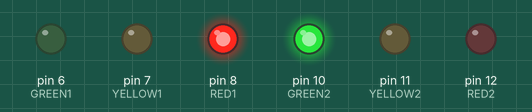
Simulated run of this sketch. Board: Arduino Uno, built with avr-gcc and run on an emulated ATmega328P. Parts: output pins drawn as LEDs (lit = HIGH).

Above: at 2.0 s.
At 4.5 s:
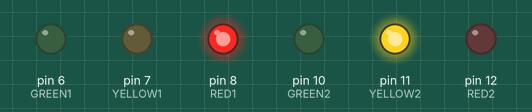
At 7.0 s:
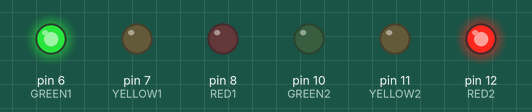
At 9.5 s:
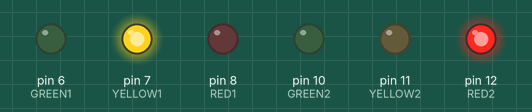
Timing chart, 0 to 13.0 s (numbered marks = the images above):
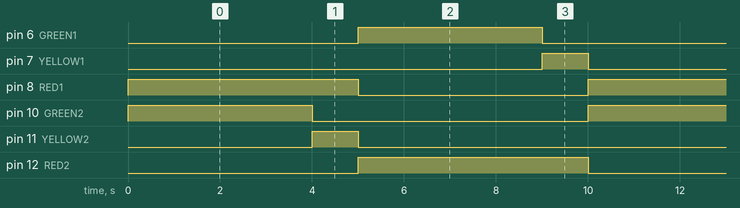

Measured:
- by itself, pin 6 (GREEN1), pin 10 (GREEN2): alternates HIGH for 4.0 s and LOW for 6.0 s
- by itself, pin 7 (YELLOW1), pin 11 (YELLOW2): alternates HIGH for 1.0 s and LOW for 9.0 s
- by itself, pin 8 (RED1), pin 12 (RED2): alternates HIGH for 5.0 s and LOW for 5.0 s

The sketch:

Part2.ino
```cpp
#define RED1 8
#define YELLOW1 7
#define GREEN1 6

#define RED2 12
#define YELLOW2 11
#define GREEN2 10


void setup() {
  // put your setup code here, to run once:
  pinMode(RED1, OUTPUT);
  pinMode(YELLOW1, OUTPUT);
  pinMode(GREEN1, OUTPUT);

  pinMode(RED2, OUTPUT);
  pinMode(YELLOW2, OUTPUT);
  pinMode(GREEN2, OUTPUT);

  // pinMode(BUTTON, INPUT);
  // pinMode(LED_BUILTIN, OUTPUT);
  // attachInterrupt(digitalPinToInterrupt(BUTTON), change, RISING);
}

void loop() {
  // put your main code here, to run repeatedly:
  // unsigned long currentMillis = millis();
  digitalWrite(RED1, HIGH);     // red for lane 1
  digitalWrite(GREEN2, HIGH);   // green for lane 2
  delay(4000);
  digitalWrite(GREEN2, LOW);    // yellow for lane 2
  digitalWrite(YELLOW2, HIGH);
  delay(1000);
  digitalWrite(YELLOW2, LOW);   // red for lane 2
  digitalWrite(RED1, LOW);      // green for lane 1
  digitalWrite(RED2, HIGH);
  digitalWrite(GREEN1, HIGH);
  delay(4000);
  digitalWrite(GREEN1, LOW);    // yellow for lane 1
  digitalWrite(YELLOW1, HIGH);
  delay(1000);
  digitalWrite(YELLOW1, LOW);   // turn off leds for loop start
  digitalWrite(RED2, LOW);
}
```
